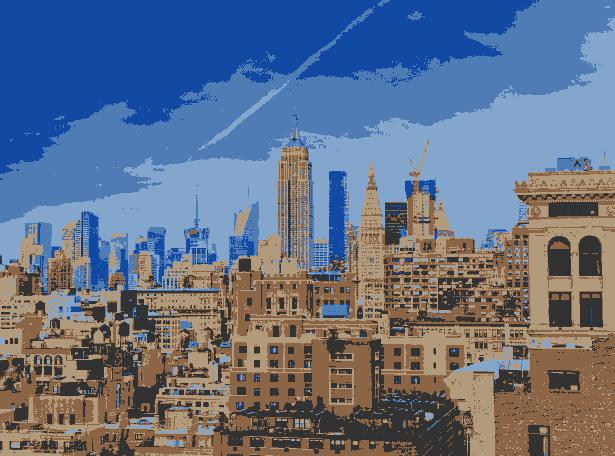
#> input picture compressed/2-new-york-skyline.jpg, 615 x 456 px, found by its file name
$ python image_compressor.py
#> lines starting #> are read from the running program, lines starting #| are printed output that depends on the picture
import numpy as np
import pandas as pd
import matplotlib.pyplot as plt
import matplotlib.image as image
import os
import ipywidgets as widgets

from skimage import io
from sklearn.cluster import MiniBatchKMeans
from ipywidgets import interact, interactive, fixed, interact_manual, IntSlider


def visualizing_color_space(img_data):
    from plot_utils import plot_utils

    x = plot_utils(img_data, title='Input color space: Over 16 million possible colors')
    x.colorSpace()

def color_compression(k, pic_name):
#> called with k = 6, pic_name = '2-new-york-skyline.jpg'
    input_img = io.imread('originals/'+pic_name)
#> input_img is the input picture: shape (456, 615, 3); mean R, G, B 99.9, 112.3, 134.5
    ax = plt.axes(xticks=[], yticks=[])
    ax.imshow(input_img)
    img_data = (input_img/255.0).reshape(-1, 3)

    kmeans = MiniBatchKMeans(k).fit(img_data)
    k_colors = kmeans.cluster_centers_[kmeans.predict(img_data)]
    k_img = np.reshape(k_colors, (input_img.shape))
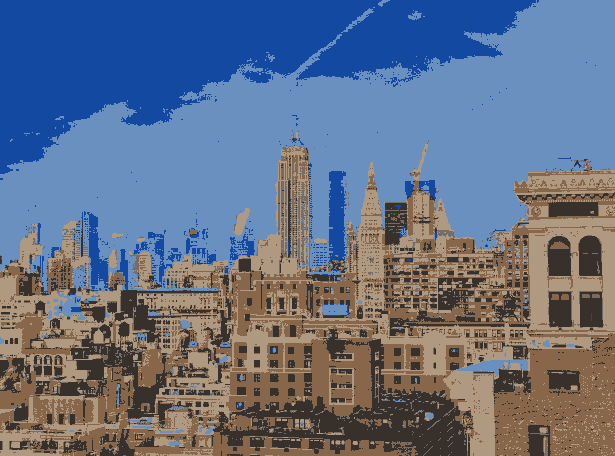
#> k_img: shape (456, 615, 3) float64; mean R, G, B 0.392, 0.441, 0.527

    fig, (ax1, ax2) = plt.subplots(1, 2)
    fig.suptitle('K-means image compression', fontsize=20)

    ax1.set_title('Compressed')
    ax1.set_xticks([])
    ax1.set_yticks([])
    ax1.imshow(k_img)
    ax2.set_title('Original (16,777, 216 colors)')
    ax2.set_xticks([])
    ax2.set_yticks([])
    ax2.imshow(input_img)

    plt.subplots_adjust(top=0.85)
    plt.show()
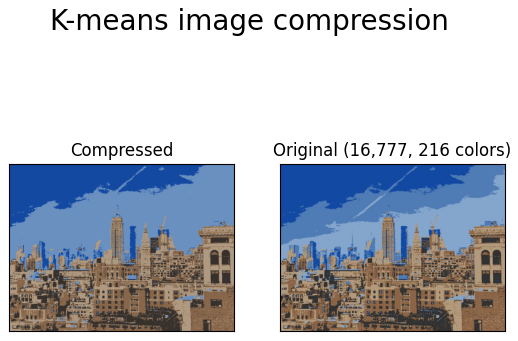
#> figure drawn by matplotlib, 2 panels

#> (the run stopped early here; a loop or call above may not have finished)

$ run again, on originals/2-new-york-skyline.jpg
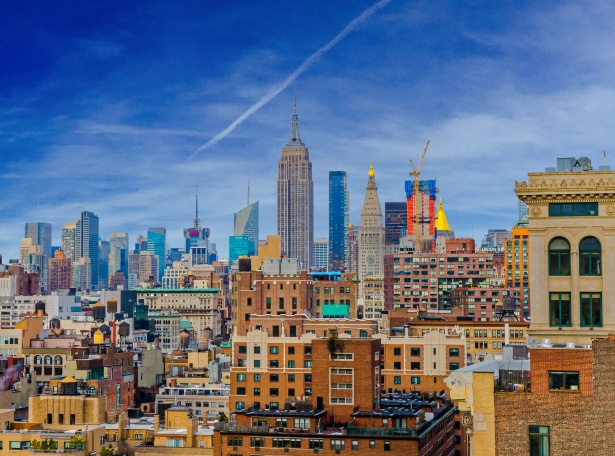
#> input picture originals/2-new-york-skyline.jpg, 615 x 456 px
#> in color_compression, input_img is the input picture: shape (456, 615, 3); mean R, G, B 99.8, 111.2, 133
#> in color_compression, `k_img = np.reshape(k_colors, (input_img.shape))`:
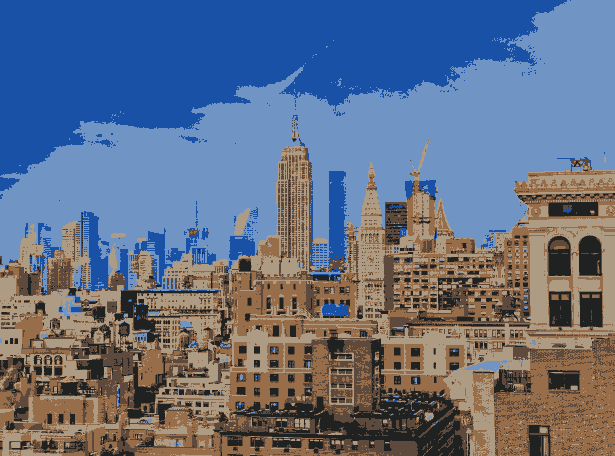
#> k_img: shape (456, 615, 3) float64; mean R, G, B 0.39, 0.435, 0.52
#> in color_compression, `plt.show()`:
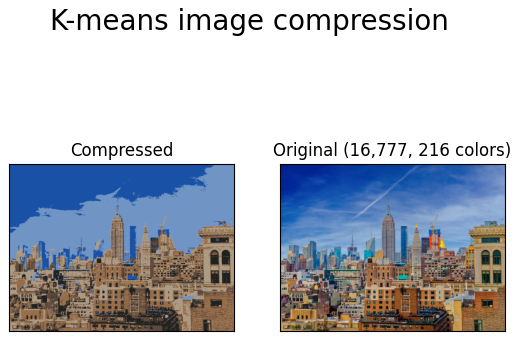
#> figure drawn by matplotlib, 2 panels
